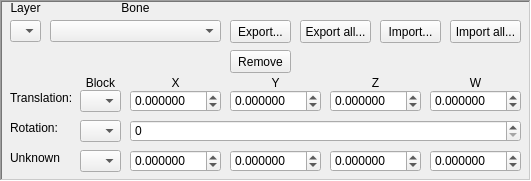
             <widget class="QFrame" name="bones_frame_section">
              <property name="geometry">
               <rect>
                <x>420</x>
                <y>220</y>
                <width>531</width>
                <height>181</height>
               </rect>
              </property>
              <property name="frameShape">
               <enum>QFrame::WinPanel</enum>
              </property>
              <property name="frameShadow">
               <enum>QFrame::Sunken</enum>
              </property>
              <widget class="QLabel" name="animation_bone_rotation_text">
               <property name="geometry">
                <rect>
                 <x>10</x>
                 <y>120</y>
                 <width>61</width>
                 <height>16</height>
                </rect>
               </property>
               <property name="toolTip">
                <string>&lt;html&gt;&lt;head/&gt;&lt;body&gt;&lt;p&gt;When we calculate the rotation of x, y, and z, and then restore the original value using those axises, the output is not the same as the input for some bones. For now, we won't calculate the axises, until we figure out more.&lt;/p&gt;&lt;/body&gt;&lt;/html&gt;</string>
               </property>
               <property name="text">
                <string>Rotation:</string>
               </property>
              </widget>
              <widget class="QLabel" name="animation_bone_W_text">
               <property name="geometry">
                <rect>
                 <x>430</x>
                 <y>75</y>
                 <width>91</width>
                 <height>16</height>
                </rect>
               </property>
               <property name="text">
                <string>W</string>
               </property>
               <property name="alignment">
                <set>Qt::AlignCenter</set>
               </property>
              </widget>
              <widget class="QPushButton" name="animation_import_bone">
               <property name="geometry">
                <rect>
                 <x>380</x>
                 <y>20</y>
                 <width>61</width>
                 <height>23</height>
                </rect>
               </property>
               <property name="text">
                <string>Import...</string>
               </property>
              </widget>
              <widget class="QPushButton" name="animation_export_bone">
               <property name="geometry">
                <rect>
                 <x>230</x>
                 <y>20</y>
                 <width>61</width>
                 <height>23</height>
                </rect>
               </property>
               <property name="text">
                <string>Export...</string>
               </property>
              </widget>
              <widget class="QDoubleSpinBox" name="animation_bone_translation_Y_value">
               <property name="geometry">
                <rect>
                 <x>230</x>
                 <y>90</y>
                 <width>91</width>
                 <height>22</height>
                </rect>
               </property>
               <property name="decimals">
                <number>6</number>
               </property>
               <property name="minimum">
                <double>-999.999999000000003</double>
               </property>
               <property name="maximum">
                <double>999.999999000000003</double>
               </property>
               <property name="singleStep">
                <double>0.500000000000000</double>
               </property>
               <property name="value">
                <double>0.000000000000000</double>
               </property>
              </widget>
              <widget class="QLabel" name="animation_bone_block_text">
               <property name="geometry">
                <rect>
                 <x>80</x>
                 <y>75</y>
                 <width>41</width>
                 <height>16</height>
                </rect>
               </property>
               <property name="toolTip">
                <string>&lt;html&gt;&lt;head/&gt;&lt;body&gt;&lt;p&gt;Each translation and rotation, has a unique number of blocks each of one. Select the block you want to edit in order to edit the values of that block (related to frames probably, but not sure since each translation and rotation has a unique number of blocks)&lt;/p&gt;&lt;/body&gt;&lt;/html&gt;</string>
               </property>
               <property name="text">
                <string>Block</string>
               </property>
               <property name="alignment">
                <set>Qt::AlignCenter</set>
               </property>
              </widget>
              <widget class="QLabel" name="animation_spas_layer_text">
               <property name="geometry">
                <rect>
                 <x>0</x>
                 <y>0</y>
                 <width>51</width>
                 <height>16</height>
                </rect>
               </property>
               <property name="toolTip">
                <string>&lt;html&gt;&lt;head/&gt;&lt;body&gt;&lt;p&gt;Since this tools makes a mix of spa files into one single file (spas), this option will let you select the spa animation you want to edit in the spas file&lt;/p&gt;&lt;/body&gt;&lt;/html&gt;</string>
               </property>
               <property name="text">
                <string>Layer</string>
               </property>
               <property name="alignment">
                <set>Qt::AlignCenter</set>
               </property>
              </widget>
              <widget class="QComboBox" name="animation_bone_rotation_block_value">
               <property name="geometry">
                <rect>
                 <x>80</x>
                 <y>120</y>
                 <width>41</width>
                 <height>22</height>
                </rect>
               </property>
              </widget>
              <widget class="QLabel" name="animation_bone_translation_text">
               <property name="geometry">
                <rect>
                 <x>10</x>
                 <y>90</y>
                 <width>71</width>
                 <height>16</height>
                </rect>
               </property>
               <property name="text">
                <string>Translation:</string>
               </property>
              </widget>
              <widget class="QComboBox" name="animation_spas_layer_value">
               <property name="geometry">
                <rect>
                 <x>10</x>
                 <y>20</y>
                 <width>31</width>
                 <height>22</height>
                </rect>
               </property>
              </widget>
              <widget class="QPushButton" name="animation_export_all_bone">
               <property name="geometry">
                <rect>
                 <x>300</x>
                 <y>20</y>
                 <width>71</width>
                 <height>23</height>
                </rect>
               </property>
               <property name="text">
                <string>Export all...</string>
               </property>
              </widget>
              <widget class="QLabel" name="animation_bone_Z_text">
               <property name="geometry">
                <rect>
                 <x>330</x>
                 <y>75</y>
                 <width>91</width>
                 <height>16</height>
                </rect>
               </property>
               <property name="text">
                <string>Z</string>
               </property>
               <property name="alignment">
                <set>Qt::AlignCenter</set>
               </property>
              </widget>
              <widget class="QDoubleSpinBox" name="animation_bone_translation_W_value">
               <property name="geometry">
                <rect>
                 <x>430</x>
                 <y>90</y>
                 <width>91</width>
                 <height>22</height>
                </rect>
               </property>
               <property name="decimals">
                <number>6</number>
               </property>
               <property name="minimum">
                <double>-999.999999000000003</double>
               </property>
               <property name="maximum">
                <double>999.999999000000003</double>
               </property>
               <property name="singleStep">
                <double>0.500000000000000</double>
               </property>
               <property name="value">
                <double>0.000000000000000</double>
               </property>
              </widget>
              <widget class="QDoubleSpinBox" name="animation_bone_translation_Z_value">
               <property name="geometry">
                <rect>
                 <x>330</x>
                 <y>90</y>
                 <width>91</width>
                 <height>22</height>
                </rect>
               </property>
               <property name="decimals">
                <number>6</number>
               </property>
               <property name="minimum">
                <double>-999.999999000000003</double>
               </property>
               <property name="maximum">
                <double>999.999999000000003</double>
               </property>
               <property name="singleStep">
                <double>0.500000000000000</double>
               </property>
               <property name="value">
                <double>0.000000000000000</double>
               </property>
              </widget>
              <widget class="QPushButton" name="animation_import_all_bone">
               <property name="geometry">
                <rect>
                 <x>450</x>
                 <y>20</y>
                 <width>71</width>
                 <height>23</height>
                </rect>
               </property>
               <property name="text">
                <string>Import all...</string>
               </property>
              </widget>
              <widget class="QLabel" name="animation_bone_text">
               <property name="geometry">
                <rect>
                 <x>50</x>
                 <y>0</y>
                 <width>171</width>
                 <height>16</height>
                </rect>
               </property>
               <property name="toolTip">
                <string>&lt;html&gt;&lt;head/&gt;&lt;body&gt;&lt;p&gt;The bone of the animation you want to edit&lt;/p&gt;&lt;/body&gt;&lt;/html&gt;</string>
               </property>
               <property name="text">
                <string>Bone</string>
               </property>
               <property name="alignment">
                <set>Qt::AlignCenter</set>
               </property>
              </widget>
              <widget class="QLabel" name="animation_bone_X_text">
               <property name="geometry">
                <rect>
                 <x>130</x>
                 <y>75</y>
                 <width>91</width>
                 <height>16</height>
                </rect>
               </property>
               <property name="text">
                <string>X</string>
               </property>
               <property name="alignment">
                <set>Qt::AlignCenter</set>
               </property>
              </widget>
              <widget class="QComboBox" name="animation_bone_value">
               <property name="geometry">
                <rect>
                 <x>50</x>
                 <y>20</y>
                 <width>171</width>
                 <height>22</height>
                </rect>
               </property>
              </widget>
              <widget class="QComboBox" name="animation_bone_translation_block_value">
               <property name="geometry">
                <rect>
                 <x>80</x>
                 <y>90</y>
                 <width>41</width>
                 <height>22</height>
                </rect>
               </property>
              </widget>
              <widget class="QLabel" name="animation_bone_Y_text">
               <property name="geometry">
                <rect>
                 <x>230</x>
                 <y>75</y>
                 <width>91</width>
                 <height>16</height>
                </rect>
               </property>
               <property name="text">
                <string>Y</string>
               </property>
               <property name="alignment">
                <set>Qt::AlignCenter</set>
               </property>
              </widget>
              <widget class="QDoubleSpinBox" name="animation_bone_translation_X_value">
               <property name="geometry">
                <rect>
                 <x>130</x>
                 <y>90</y>
                 <width>91</width>
                 <height>22</height>
                </rect>
               </property>
               <property name="decimals">
                <number>6</number>
               </property>
               <property name="minimum">
                <double>-999.999999000000003</double>
               </property>
               <property name="maximum">
                <double>999.999999000000003</double>
               </property>
               <property name="singleStep">
                <double>0.500000000000000</double>
               </property>
               <property name="value">
                <double>0.000000000000000</double>
               </property>
              </widget>
              <widget class="QDoubleSpinBox" name="animation_bone_unknown_X_value">
               <property name="geometry">
                <rect>
                 <x>130</x>
                 <y>150</y>
                 <width>91</width>
                 <height>22</height>
                </rect>
               </property>
               <property name="decimals">
                <number>6</number>
               </property>
               <property name="minimum">
                <double>-999.999999000000003</double>
               </property>
               <property name="maximum">
                <double>999.999999000000003</double>
               </property>
               <property name="singleStep">
                <double>0.500000000000000</double>
               </property>
               <property name="value">
                <double>0.000000000000000</double>
               </property>
              </widget>
              <widget class="QDoubleSpinBox" name="animation_bone_unknown_Z_value">
               <property name="geometry">
                <rect>
                 <x>330</x>
                 <y>150</y>
                 <width>91</width>
                 <height>22</height>
                </rect>
               </property>
               <property name="decimals">
                <number>6</number>
               </property>
               <property name="minimum">
                <double>-999.999999000000003</double>
               </property>
               <property name="maximum">
                <double>999.999999000000003</double>
               </property>
               <property name="singleStep">
                <double>0.500000000000000</double>
               </property>
               <property name="value">
                <double>0.000000000000000</double>
               </property>
              </widget>
              <widget class="QLabel" name="animation_bone_unknown_text">
               <property name="geometry">
                <rect>
                 <x>10</x>
                 <y>150</y>
                 <width>71</width>
                 <height>16</height>
                </rect>
               </property>
               <property name="toolTip">
                <string>&lt;html&gt;&lt;head/&gt;&lt;body&gt;&lt;p&gt;Some bones in some spa file, has another value. Not sure what could be. The format in the spa is stored like the translations.&lt;/p&gt;&lt;/body&gt;&lt;/html&gt;</string>
               </property>
               <property name="text">
                <string>Unknown</string>
               </property>
              </widget>
              <widget class="QComboBox" name="animation_bone_unknown_block_value">
               <property name="geometry">
                <rect>
                 <x>80</x>
                 <y>150</y>
                 <width>41</width>
                 <height>22</height>
                </rect>
               </property>
              </widget>
              <widget class="QDoubleSpinBox" name="animation_bone_unknown_W_value">
               <property name="geometry">
                <rect>
                 <x>430</x>
                 <y>150</y>
                 <width>91</width>
                 <height>22</height>
                </rect>
               </property>
               <property name="decimals">
                <number>6</number>
               </property>
               <property name="minimum">
                <double>-999.999999000000003</double>
               </property>
               <property name="maximum">
                <double>999.999999000000003</double>
               </property>
               <property name="singleStep">
                <double>0.500000000000000</double>
               </property>
               <property name="value">
                <double>0.000000000000000</double>
               </property>
              </widget>
              <widget class="QDoubleSpinBox" name="animation_bone_unknown_Y_value">
               <property name="geometry">
                <rect>
                 <x>230</x>
                 <y>150</y>
                 <width>91</width>
                 <height>22</height>
                </rect>
               </property>
               <property name="decimals">
                <number>6</number>
               </property>
               <property name="minimum">
                <double>-999.999999000000003</double>
               </property>
               <property name="maximum">
                <double>999.999999000000003</double>
               </property>
               <property name="singleStep">
                <double>0.500000000000000</double>
               </property>
               <property name="value">
                <double>0.000000000000000</double>
               </property>
              </widget>
              <widget class="QDoubleSpinBox" name="animation_bone_rotation_XYZ_value">
               <property name="geometry">
                <rect>
                 <x>130</x>
                 <y>120</y>
                 <width>391</width>
                 <height>22</height>
                </rect>
               </property>
               <property name="decimals">
                <number>0</number>
               </property>
               <property name="maximum">
                <double>18446744073709551616.000000000000000</double>
               </property>
               <property name="singleStep">
                <double>1000000000000000000.000000000000000</double>
               </property>
               <property name="value">
                <double>0.000000000000000</double>
               </property>
              </widget>
              <widget class="QPushButton" name="animation_remove_bone">
               <property name="geometry">
                <rect>
                 <x>230</x>
                 <y>50</y>
                 <width>61</width>
                 <height>23</height>
                </rect>
               </property>
               <property name="text">
                <string>Remove</string>
               </property>
              </widget>
             </widget>
